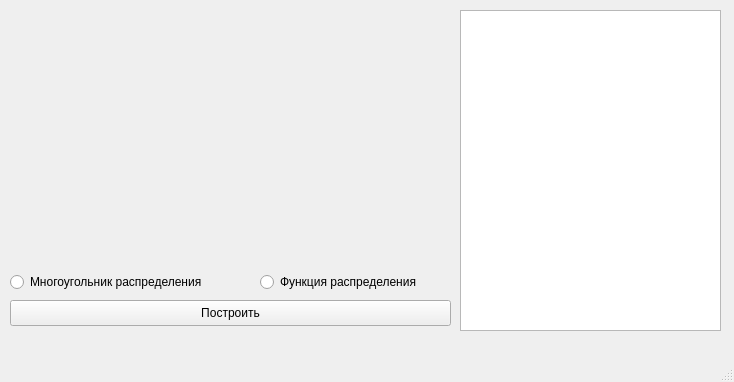
<?xml version="1.0" encoding="UTF-8"?>
<ui version="4.0">
 <class>MainWindow</class>
 <widget class="QMainWindow" name="MainWindow">
  <property name="geometry">
   <rect>
    <x>0</x>
    <y>0</y>
    <width>734</width>
    <height>382</height>
   </rect>
  </property>
  <property name="windowTitle">
   <string>MainWindow</string>
  </property>
  <widget class="QWidget" name="centralwidget">
   <widget class="QCustomPlot" name="widget" native="true">
    <property name="geometry">
     <rect>
      <x>10</x>
      <y>10</y>
      <width>441</width>
      <height>261</height>
     </rect>
    </property>
   </widget>
   <widget class="QRadioButton" name="radioButton_2">
    <property name="geometry">
     <rect>
      <x>260</x>
      <y>270</y>
      <width>191</width>
      <height>24</height>
     </rect>
    </property>
    <property name="text">
     <string>Функция распределения </string>
    </property>
   </widget>
   <widget class="QPushButton" name="pushButton">
    <property name="geometry">
     <rect>
      <x>10</x>
      <y>300</y>
      <width>441</width>
      <height>26</height>
     </rect>
    </property>
    <property name="text">
     <string>Построить</string>
    </property>
   </widget>
   <widget class="QRadioButton" name="radioButton">
    <property name="geometry">
     <rect>
      <x>10</x>
      <y>270</y>
      <width>241</width>
      <height>24</height>
     </rect>
    </property>
    <property name="text">
     <string>Многоугольник распределения </string>
    </property>
   </widget>
   <widget class="QTextEdit" name="textEdit">
    <property name="enabled">
     <bool>true</bool>
    </property>
    <property name="geometry">
     <rect>
      <x>460</x>
      <y>10</y>
      <width>261</width>
      <height>321</height>
     </rect>
    </property>
   </widget>
  </widget>
  <widget class="QMenuBar" name="menubar">
   <property name="geometry">
    <rect>
     <x>0</x>
     <y>0</y>
     <width>734</width>
     <height>23</height>
    </rect>
   </property>
  </widget>
  <widget class="QStatusBar" name="statusbar"/>
 </widget>
 <customwidgets>
  <customwidget>
   <class>QCustomPlot</class>
   <extends>QWidget</extends>
   <header>qcustomplot.h</header>
   <container>1</container>
  </customwidget>
 </customwidgets>
 <resources/>
 <connections/>
</ui>
